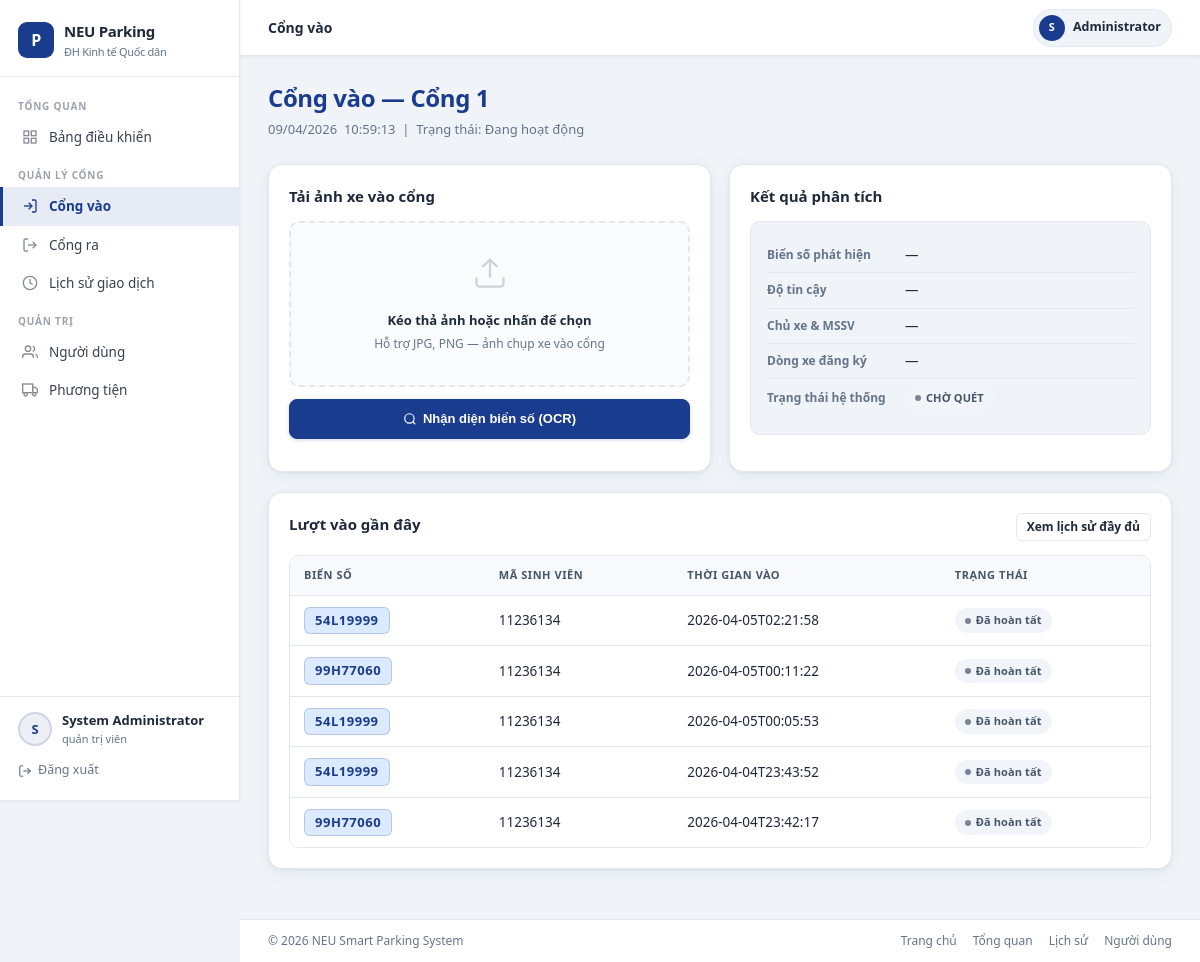
Screenshot of /gate-in (signed in) with the database file from the repository.
### tables this page shows
CREATE TABLE users (
            id INTEGER PRIMARY KEY AUTOINCREMENT,
            username TEXT UNIQUE NOT NULL,
            password_hash TEXT NOT NULL,
            full_name TEXT NOT NULL,
            role TEXT NOT NULL DEFAULT 'student' CHECK (role IN ('admin', 'student', 'guard')),
            student_code TEXT UNIQUE,
            email TEXT UNIQUE,
            phone TEXT,
            is_active INTEGER NOT NULL DEFAULT 1,
            created_at TEXT DEFAULT CURRENT_TIMESTAMP
        );

CREATE TABLE parking_log (
            id INTEGER PRIMARY KEY AUTOINCREMENT,
            plate TEXT NOT NULL,
            student_code TEXT NOT NULL,
            time_in TEXT NOT NULL,
            time_out TEXT,
            gate_in TEXT,
            gate_out TEXT,
            fee INTEGER NOT NULL DEFAULT 0,
            status TEXT NOT NULL DEFAULT 'IN_PARKING',
            note TEXT,
            created_at TEXT DEFAULT CURRENT_TIMESTAMP
        );

### app.py (the view, shortened to what this page needs)
@app.route("/gate-in", methods=["GET", "POST"])
@roles_required("guard", "admin")
def gate_in():
    ocr = {"plate": None, "confidence": None}
    owner = None
    system_status = None
    error_message = None
    uploaded_preview = None
    issued_qr = None
    logs = list_recent_entries(limit=8)
    return render_template(
        "gate_in.html",
        gate_name="Cổng 1",
        status="Đang hoạt động",
        current_time=datetime.now().strftime("%H:%M:%S"),
        current_date=datetime.now().strftime("%d/%m/%Y"),
        ocr=ocr,
        owner=owner,
        system_status=system_status,
        error_message=error_message,
        uploaded_preview=uploaded_preview,
        issued_qr=issued_qr,
        logs=logs,
    )

### templates/gate_in.html (shortened to what this page needs)
{% extends 'base.html' %}
{% block topbar_title %}Cổng vào{% endblock %}
{% block extra_css %}
<link rel="stylesheet" href="{{ url_for('static', filename='css/parking.css') }}">
{% endblock %}
{% block content %}
<div class="page-header">
    <div>
        <h1 class="page-title">Cổng vào — {{ gate_name }}</h1>
        <p class="page-subtitle">{{ current_date }} &nbsp;{{ current_time }} &nbsp;|&nbsp; Trạng thái: {{ status }}</p>
    </div>
</div>
<div class="grid grid-2" style="margin-bottom:20px;">
    <article class="section-card">
        <h2 class="section-title">Tải ảnh xe vào cổng</h2>
        <form method="post" enctype="multipart/form-data" action="{{ url_for('gate_in') }}">
            {% if uploaded_preview %}
            <div class="upload-zone has-preview" style="margin-bottom:12px;">
                <img src="{{ uploaded_preview }}" alt="Ảnh xe vào cổng">
            </div>
            {% else %}
            <div class="upload-zone" id="uploadZone" style="margin-bottom:12px;">
                <div class="upload-zone-icon">
                    <svg width="36" height="36" viewBox="0 0 24 24" fill="none" stroke="currentColor" stroke-width="1.5" opacity="0.4"><path d="M21 15v4a2 2 0 01-2 2H5a2 2 0 01-2-2v-4"/><polyline points="17 8 12 3 7 8"/><line x1="12" y1="3" x2="12" y2="15"/></svg>
                </div>
                <p class="upload-zone-label" id="uploadLabel">Kéo thả ảnh hoặc nhấn để chọn</p>
                <p class="upload-zone-hint">Hỗ trợ JPG, PNG — ảnh chụp xe vào cổng</p>
            </div>
            {% endif %}
            <button class="btn btn-primary" type="submit" style="width:100%;padding:10px;">
                <svg width="14" height="14" viewBox="0 0 24 24" fill="none" stroke="currentColor" stroke-width="2"><circle cx="11" cy="11" r="8"/><path d="m21 21-4.35-4.35"/></svg>
                Nhận diện biển số (OCR)
            </button>
        </form>
    </article>
    <article class="section-card">
        <h2 class="section-title">Kết quả phân tích</h2>
        <div class="results-panel" style="margin-bottom:16px;">
            <div class="info-row">
                <span class="info-row-label">Biển số phát hiện</span>
                <span class="info-row-value">
                    {% if ocr.plate %}
                        <span class="plate-badge" style="font-size:15px;padding:4px 14px;">{{ ocr.plate }}</span>
                    {% else %}—{% endif %}
                </span>
            </div>
            <div class="info-row">
                <span class="info-row-label">Độ tin cậy</span>
                <span class="info-row-value">
                    {% if ocr.confidence %}
                        <span style="font-weight:700;color:var(--success);">{{ ocr.confidence }}%</span>
                    {% else %}—{% endif %}
                </span>
            </div>
            <div class="info-row">
                <span class="info-row-label">Chủ xe &amp; MSSV</span>
                <span class="info-row-value">
                    {% if owner %}
                        <strong>{{ owner.owner_name }}</strong>
                        <span style="color:var(--text-secondary);font-size:12px;margin-left:6px;">{{ owner.student_code }}</span>
                    {% else %}—{% endif %}
                </span>
            </div>
            <div class="info-row">
                <span class="info-row-label">Dòng xe đăng ký</span>
                <span class="info-row-value">{{ translate_vehicle_type(owner.vehicle_type) if owner else '—' }}</span>
            </div>
            <div class="info-row" style="border-bottom:none;">
                <span class="info-row-label">Trạng thái hệ thống</span>
                <span class="info-row-value">
                    {% if system_status == 'READY_TO_ENTER' %}
                        <span class="badge badge-success">SẴN SÀNG VÀO BÃI</span>
                    {% elif system_status == 'ENTRY_CONFIRMED' %}
                        <span class="badge badge-success">ĐÃ XÁC NHẬN VÀO</span>
                    {% elif system_status == 'ALREADY_IN_PARKING' %}
                        <span class="badge badge-warning">XE ĐANG TRONG BÃI</span>
                    {% elif system_status == 'PENDING_APPROVAL' %}
                        <span class="badge badge-warning">CHỜ PHÊ DUYỆT</span>
                    {% elif system_status == 'UNKNOWN_VEHICLE' %}
                        <span class="badge badge-danger">KHÔNG TÌM THẤY XE</span>
                    {% elif system_status == 'UNREADABLE' %}
                        <span class="badge badge-danger">KHÔNG ĐỌC ĐƯỢC BIỂN SỐ</span>
                    {% else %}
                        <span class="badge badge-secondary">CHỜ QUÉT</span>
                    {% endif %}
                </span>
            </div>
        </div>
    </article>
</div>
<article class="section-card">
    <div class="section-head">
        <h2 class="section-title">Lượt vào gần đây</h2>
        <a class="btn btn-secondary btn-small" href="{{ url_for('history') }}">Xem lịch sử đầy đủ</a>
    </div>
    <div class="table-wrapper">
        <table>
            <thead>
                <tr>
                    <th>Biển số</th>
                    <th>Mã sinh viên</th>
                    <th>Thời gian vào</th>
                    <th>Trạng thái</th>
                </tr>
            </thead>
            <tbody>
                {% for log in logs %}
                <tr>
                    <td><span class="plate-badge">{{ log.plate }}</span></td>
                    <td>{{ log.student_code }}</td>
                    <td>{{ log.time_in }}</td>
                    <td><span class="badge badge-secondary">{{ translate_status(log.status) }}</span></td>
                </tr>
                {% else %}
                <tr>
                    <td colspan="4" class="muted" style="text-align:center;padding:20px;">Chưa có dữ liệu.</td>
                </tr>
                {% endfor %}
            </tbody>
        </table>
    </div>
</article>
{% endblock %}

### templates/base.html (shortened to what this page needs)
<!DOCTYPE html>
<html lang="vi">
<head>
    <link rel="stylesheet" href="{{ url_for('static', filename='css/base.css') }}">
    <link rel="stylesheet" href="{{ url_for('static', filename='css/layout.css') }}">
    <link rel="stylesheet" href="{{ url_for('static', filename='css/components.css') }}">
    <link rel="stylesheet" href="{{ url_for('static', filename='css/forms.css') }}">
    <link rel="stylesheet" href="{{ url_for('static', filename='css/tables.css') }}">
    {% block extra_css %}{% endblock %}
</head>
<body>
{% if current_user %}
<div class="app-shell">
    <aside class="sidebar" id="sidebar">
        <div class="sidebar-brand">
            <a class="sidebar-brand-logo" href="{{ url_for('index') }}">
                <div class="sidebar-brand-icon">P</div>
                <div>
                    <div>NEU Parking</div>
                    <div class="sidebar-brand-subtitle">ĐH Kinh tế Quốc dân</div>
                </div>
            </a>
        </div>
        <nav class="sidebar-nav">
            {% if current_user.role in ['admin', 'guard'] %}
            <div class="sidebar-section">
                <div class="sidebar-section-label">Tổng quan</div>
                <a class="sidebar-link {% if request.endpoint == 'dashboard' %}active{% endif %}"
                   href="{{ url_for('dashboard') }}">
                    <span class="sidebar-link-icon">
                        <svg width="16" height="16" viewBox="0 0 24 24" fill="none" stroke="currentColor" stroke-width="2"><rect x="3" y="3" width="7" height="7"/><rect x="14" y="3" width="7" height="7"/><rect x="14" y="14" width="7" height="7"/><rect x="3" y="14" width="7" height="7"/></svg>
                    </span>
                    Bảng điều khiển
                </a>
            </div>
            <div class="sidebar-section">
                <div class="sidebar-section-label">Quản lý cổng</div>
                <a class="sidebar-link {% if request.endpoint == 'gate_in' %}active{% endif %}"
                   href="{{ url_for('gate_in') }}">
                    <span class="sidebar-link-icon">
                        <svg width="16" height="16" viewBox="0 0 24 24" fill="none" stroke="currentColor" stroke-width="2"><path d="M15 3h4a2 2 0 012 2v14a2 2 0 01-2 2h-4"/><polyline points="10 17 15 12 10 7"/><line x1="15" y1="12" x2="3" y2="12"/></svg>
                    </span>
                    Cổng vào
                </a>
                <a class="sidebar-link {% if request.endpoint == 'gate_out' %}active{% endif %}"
                   href="{{ url_for('gate_out') }}">
                    <span class="sidebar-link-icon">
                        <svg width="16" height="16" viewBox="0 0 24 24" fill="none" stroke="currentColor" stroke-width="2"><path d="M9 21H5a2 2 0 01-2-2V5a2 2 0 012-2h4"/><polyline points="16 17 21 12 16 7"/><line x1="21" y1="12" x2="9" y2="12"/></svg>
                    </span>
                    Cổng ra
                </a>
                <a class="sidebar-link {% if request.endpoint == 'history' %}active{% endif %}"
                   href="{{ url_for('history') }}">
                    <span class="sidebar-link-icon">
                        <svg width="16" height="16" viewBox="0 0 24 24" fill="none" stroke="currentColor" stroke-width="2"><circle cx="12" cy="12" r="10"/><polyline points="12 6 12 12 16 14"/></svg>
                    </span>
                    Lịch sử giao dịch
                </a>
            </div>
            {% if current_user.role == 'admin' %}
            <div class="sidebar-section">
                <div class="sidebar-section-label">Quản trị</div>
                <a class="sidebar-link {% if request.endpoint == 'user_management' %}active{% endif %}"
                   href="{{ url_for('user_management') }}">
                    <span class="sidebar-link-icon">
                        <svg width="16" height="16" viewBox="0 0 24 24" fill="none" stroke="currentColor" stroke-width="2"><path d="M17 21v-2a4 4 0 00-4-4H5a4 4 0 00-4 4v2"/><circle cx="9" cy="7" r="4"/><path d="M23 21v-2a4 4 0 00-3-3.87"/><path d="M16 3.13a4 4 0 010 7.75"/></svg>
                    </span>
                    Người dùng
                </a>
                <a class="sidebar-link {% if request.endpoint == 'vehicles' %}active{% endif %}"
                   href="{{ url_for('vehicles') }}">
                    <span class="sidebar-link-icon">
                        <svg width="16" height="16" viewBox="0 0 24 24" fill="none" stroke="currentColor" stroke-width="2"><rect x="1" y="3" width="15" height="13"/><polygon points="16 8 20 8 23 11 23 16 16 16 16 8"/><circle cx="5.5" cy="18.5" r="2.5"/><circle cx="18.5" cy="18.5" r="2.5"/></svg>
                    </span>
                    Phương tiện
                </a>
            </div>
            {% endif %}
            {% endif %}
        </nav>
        <div class="sidebar-footer">
            <div class="sidebar-user">
                <div class="sidebar-avatar">{{ current_user.full_name[0] | upper if current_user.full_name else 'U' }}</div>
                <div class="sidebar-user-info">
                    <div class="sidebar-user-name">{{ current_user.full_name }}</div>
                    <div class="sidebar-user-role">{{ translate_role(current_user.role) }}</div>
                </div>
            </div>
            <a class="sidebar-logout" href="{{ url_for('logout') }}">
                <svg width="14" height="14" viewBox="0 0 24 24" fill="none" stroke="currentColor" stroke-width="2"><path d="M9 21H5a2 2 0 01-2-2V5a2 2 0 012-2h4"/><polyline points="16 17 21 12 16 7"/><line x1="21" y1="12" x2="9" y2="12"/></svg>
                Đăng xuất
            </a>
        </div>
    </aside>
    <div class="main-area">
        <header class="topbar">
            <div class="topbar-left">
                <span class="topbar-title">{% block topbar_title %}NEU Smart Parking{% endblock %}</span>
            </div>
            <div class="topbar-right">
                <a class="topbar-user" href="{% if current_user.role in ['admin','guard'] %}{{ url_for('dashboard') }}{% else %}{{ url_for('self_dashboard') }}{% endif %}">
                    <div class="topbar-avatar">{{ current_user.full_name[0] | upper if current_user.full_name else 'U' }}</div>
                    {{ current_user.full_name.split(' ')[-1] }}
                </a>
            </div>
        </header>
        <main class="page-content">
            {% block content %}{% endblock %}
        </main>
        <footer class="app-footer">
            <span>&copy; {{ current_year }} NEU Smart Parking System</span>
            <div class="app-footer-links">
                <a href="{{ url_for('index') }}">Trang chủ</a>
                {% if current_user.role in ['admin', 'guard'] %}
                    <a href="{{ url_for('dashboard') }}">Tổng quan</a>
                    <a href="{{ url_for('history') }}">Lịch sử</a>
                    {% if current_user.role == 'admin' %}
                    <a href="{{ url_for('user_management') }}">Người dùng</a>
                    {% endif %}
                {% else %}
                    <a href="{{ url_for('self_dashboard') }}">Trang cá nhân</a>
                    <a href="{{ url_for('student_qr') }}">Mã QR</a>
                    <a href="{{ url_for('self_history') }}">Lịch sử</a>
                {% endif %}
            </div>
        </footer>
    </div>
</div>
{% endif %}
</body>
</html>

### rows the page displays
users: full_name "S", full_name "System Administrator", full_name "Administrator"
parking_log: plate "54L19999", student_code "11236134", time_in "2026-04-05T02:21:58"
parking_log: plate "99H77060", student_code "11236134", time_in "2026-04-05T00:11:22"
parking_log: plate "54L19999", student_code "11236134", time_in "2026-04-05T00:05:53"
parking_log: plate "54L19999", student_code "11236134", time_in "2026-04-04T23:43:52"
parking_log: plate "99H77060", student_code "11236134", time_in "2026-04-04T23:42:17"

### other values shown
{{ gate_name }} "Cổng 1"
{{ status }} "Đang hoạt động"
{{ translate_vehicle_type(owner.vehicle_type) if owner else '—' }} "—"
